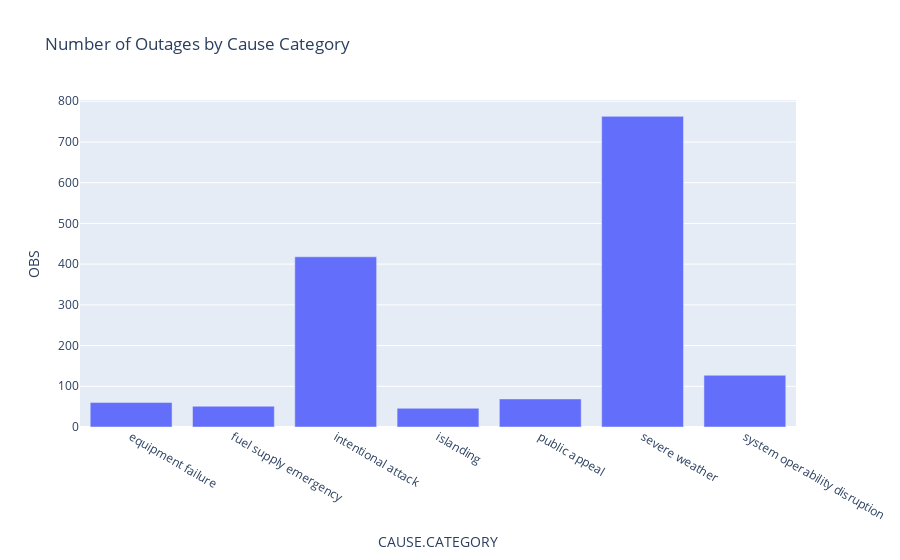

Notebook source saved alongside this figure:
### Markdown cell above
Number of occurences of each of the given outage causes

### Code cell
# Groupy all of the data by cause category to see what the new distribution looks like
px.bar(formated_data.groupby('CAUSE.CATEGORY').count().reset_index(), x='CAUSE.CATEGORY', y='OBS', title='Number of Outages by Cause Category')

### Figure 1 — Plotly figure (JSON) as saved in the notebook; plotly's stock layout.template omitted (floating-point values rounded to 4 significant figures)
{"data": [{"alignmentgroup": "True", "hovertemplate": "CAUSE.CATEGORY=%{x}<br>OBS=%{y}<extra></extra>", "legendgroup": "", "marker": {"color": "#636efa", "pattern": {"shape": ""}}, "name": "", "offsetgroup": "", "orientation": "v", "showlegend": false, "textposition": "auto", "type": "bar", "x": ["equipment failure", "fuel supply emergency", "intentional attack", "islanding", "public appeal", "severe weather", "system operability disruption"], "xaxis": "x", "y": [60, 51, 418, 46, 69, 763, 127], "yaxis": "y"}], "layout": {"barmode": "relative", "legend": {"tracegroupgap": 0}, "title": {"text": "Number of Outages by Cause Category"}, "xaxis": {"anchor": "y", "domain": [0, 1], "title": {"text": "CAUSE.CATEGORY"}}, "yaxis": {"anchor": "x", "domain": [0, 1], "title": {"text": "OBS"}}}}
